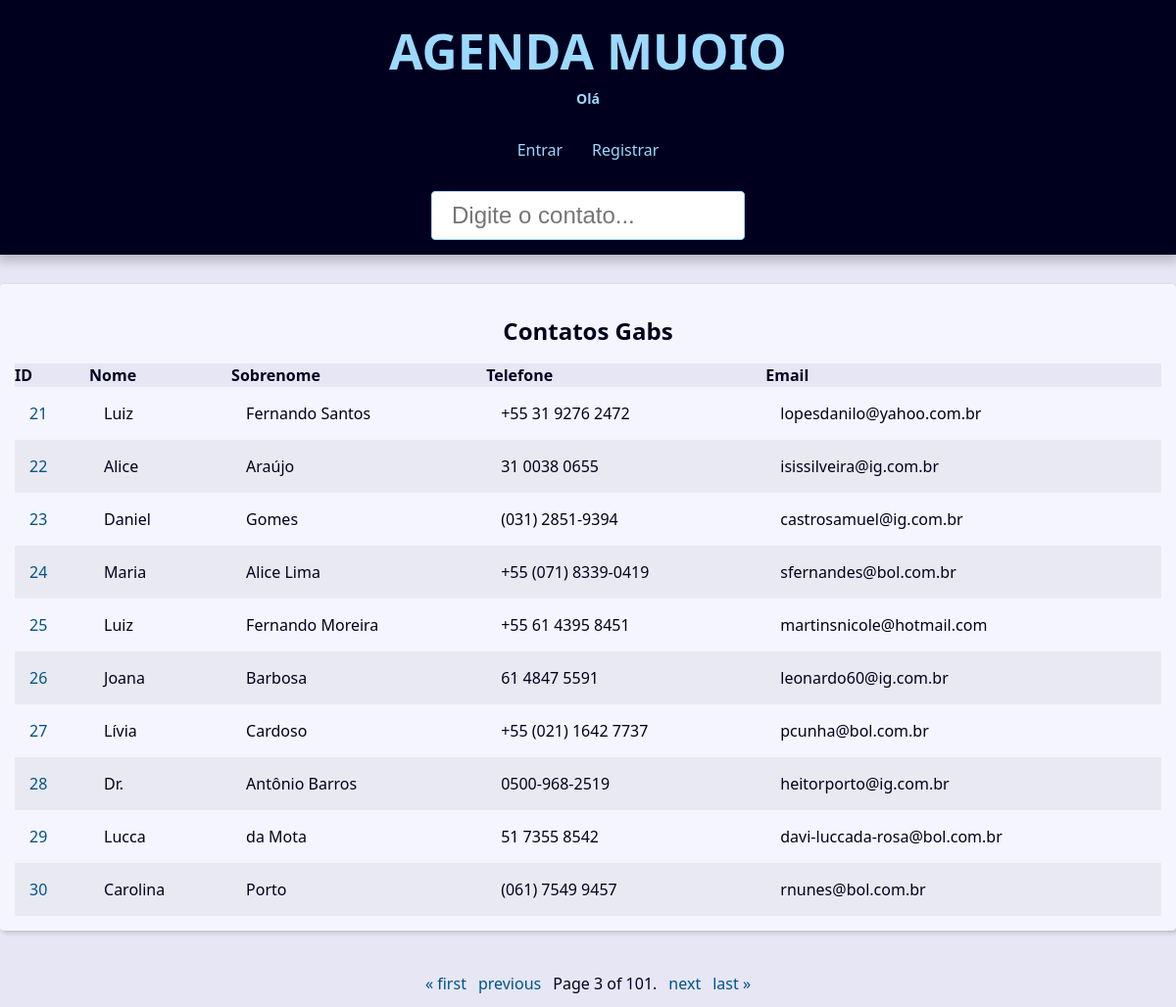
The app's page /?page=3&q= with its own data.
### contact/models.py (models this page shows, shortened)
class Contact(models.Model):
    first_name = models.CharField(max_length=50)
    last_name = models.CharField(max_length=50, verbose_name='Sobrenome')
    phone = models.CharField(max_length=50)
    email = models.EmailField(max_length=254)
    created_date = models.DateTimeField(default=timezone.now)
    description = models.TextField(blank=True)
    show = models.BooleanField(default=True)
    picture = models.ImageField(upload_to='pictures/%Y/%m/', blank=True)
    category = models.ForeignKey(
        Category,
        on_delete=models.SET_NULL,
        blank=True,
        null=True,
    )
    owner = models.ForeignKey(
        User,
        on_delete=models.SET_NULL,
        blank=True,
        null=True,
    )

### contact/views/contact_views.py (the view)
# urls.py: path('', views.index, name='index'),  # type: ignore
def index(request):
    contacts = Contact.objects.filter(show=True).order_by('id')
    paginacao = Paginator(contacts, 10)
    pag_number = request.GET.get("page")
    pag_obj = paginacao.get_page(pag_number)
    context = {
        'pag_obj_': pag_obj,
        'site_title': 'Contatos - '
    }
    return render(
        request,
        'contact/index.html',
        context
    )

### contact/templates/contact/index.html
{% extends 'global/base.html' %}
{% block content %}
{% if pag_obj_ %}
    <div class="responsive-table">
        <table class="contacts-table">
            <caption class="table-caption">
                Contatos Gabs
            </caption>
            <thead>
                <tr class="table-row table-row-header">
                    <th class="table_header">ID</th>
                    <th class="table_header">Nome</th>
                    <th class="table_header">Sobrenome</th>
                    <th class="table_header">Telefone</th>
                    <th class="table_header">Email</th>
                </tr>
            </thead>
            <tbody>
                {% for c in pag_obj_ %}
                    <tr class="table-row">
                        <td class="table-cel">
                            <a class="table-link" href="{% url 'contact:contact' c.id %}">
                                {{c.id}}
                            </a>
                        </td>
                        <td class="table-cel">
                            {{c.first_name}}
                        </td>
                        <td class="table-cel">
                            {{c.last_name}}
                        </td>
                        <td class="table-cel">
                            {{c.phone}}
                        </td>
                        <td class="table-cel">
                            {{c.email}}
                        </td>
                    </tr>
                {% endfor %}
        </table>
    </div>
{% else %}
    <div class"single-contact">
        <h1 class="single-contact-name">
            Nenhum contato encontrado
        </h1>
    </div>
{% endif %}
{% endblock content %}

### base_static/global/css/style.css (style rules this page uses)
:root { --spacing: 1.5rem; --link-dark-color: rgb(0, 83, 134); --link-light-color: rgb(156, 217, 255); --clr-white: rgb(245, 245, 255); --clr-black: rgb(0, 0, 30); --clr-light-gray: rgb(230, 230, 245); --clr-dark-shadow-5: rgba(0, 0, 10, 5%); --clr-dark-shadow-10: rgba(0, 0, 10, 10%); --clr-dark-shadow-20: rgba(0, 0, 10, 20%); --clr-light-shadow-5: rgba(200, 200, 255, 5%); --clr-light-shadow-10: rgba(200, 200, 255, 10%); --clr-light-shadow-20: rgba(200, 200, 255, 20%); --main-page-width: 120rem; --table-min-width: 60rem; --biggest-font-size: 5rem; --bigger-font-size: 4rem; --big-font-size: 3.2rem; --medium-font-size: 2.4rem; --small-font-size: 1.6rem; --smaller-font-size: 1.4rem; --smallest-font-size: 1.2rem; --transition-fast: 300ms; --transition-medium: 600ms; --transition-slow: 1s; --default-border-radius: 4px; }
*, *::before, *::after { margin: 0; padding: 0; box-sizing: border-box; }
html { font-size: 62.5%; }
body { font-family: system-ui, -apple-system, BlinkMacSystemFont, 'Segoe UI', Roboto, Oxygen, Ubuntu, Cantarell, 'Open Sans', 'Helvetica Neue', sans-serif; line-height: 1.5; font-size: var(--small-font-size); color: var(--clr-black); -webkit-font-smoothing: antialiased; background: var(--clr-light-gray); }
.responsive-table { width: 100%; overflow-x: auto; }
.contacts-table { width: 100%; min-width: var(--table-min-width); border-collapse: collapse; }
.table-caption { font-size: var(--medium-font-size); font-weight: bold; padding: var(--spacing); }
.table-row { text-align: left; text-overflow: ellipsis; transition: background-color var(--transition-fast) ease-in-out; }
.table-row:nth-of-type(2n) { background: var(--clr-dark-shadow-5); }
.table-row-header { background: var(--clr-light-gray); color: var(--clr-black); }
.table-cel, .table-header { padding: var(--spacing); }
.table-link { color: var(--link-dark-color); transition: color var(--transition-fast) ease-in-out; text-decoration: none; }

### records on screen
Contact: id "21", first_name "Luiz", last_name "Fernando Santos", phone "+55 31 9276 2472", email "lopesdanilo@yahoo.com.br"
Contact: id "22", first_name "Alice", last_name "Araújo", phone "31 0038 0655", email "isissilveira@ig.com.br"
Contact: id "23", first_name "Daniel", last_name "Gomes", phone "(031) 2851-9394", email "castrosamuel@ig.com.br"
Contact: id "24", first_name "Maria", last_name "Alice Lima", phone "+55 (071) 8339-0419", email "sfernandes@bol.com.br"
Contact: id "25", first_name "Luiz", last_name "Fernando Moreira", phone "+55 61 4395 8451", email "martinsnicole@hotmail.com"
Contact: id "26", first_name "Joana", last_name "Barbosa", phone "61 4847 5591", email "leonardo60@ig.com.br"
Contact: id "27", first_name "Lívia", last_name "Cardoso", phone "+55 (021) 1642 7737", email "pcunha@bol.com.br"
Contact: id "28", first_name "Dr.", last_name "Antônio Barros", phone "0500-968-2519", email "heitorporto@ig.com.br"
Contact: id "29", first_name "Lucca", last_name "da Mota", phone "51 7355 8542", email "davi-luccada-rosa@bol.com.br"
Contact: id "30", first_name "Carolina", last_name "Porto", phone "(061) 7549 9457", email "rnunes@bol.com.br"

### other values on screen
{{ pag_obj_.number }} "3"
{{ pag_obj_.paginator.num_pages }} "101"
